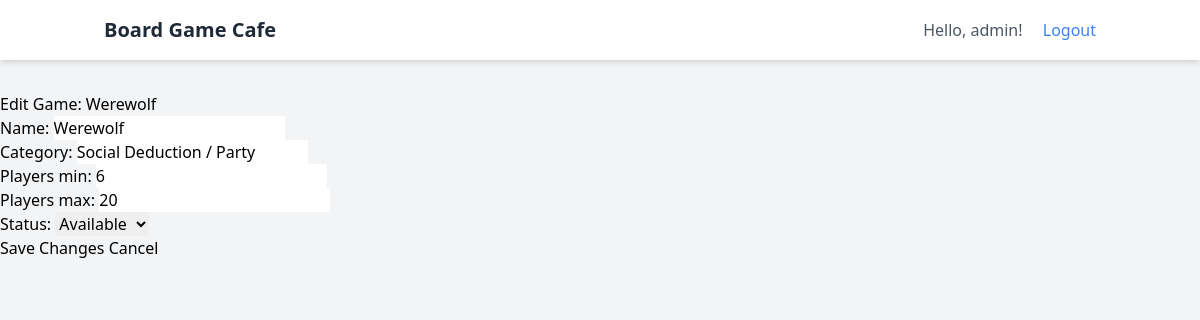
The app's page /games/1/edit/ (signed in) with its own data.
### users/models.py (models this page shows, shortened)
class User(AbstractUser):
    fullname = models.CharField(max_length=255, blank=True, null=True) # แนะนำให้เพิ่ม blank=True, null=True
    role = models.CharField(max_length=20, default='staff')

### boardgames/models.py (models this page shows, shortened)
class BoardGame(models.Model):
    STATUS_CHOICES = (
        ('available', 'Available'),
        ('borrowed', 'Borrowed'),
    )
    name = models.CharField(max_length=255)
    category = models.CharField(max_length=100)
    players_min = models.IntegerField()
    players_max = models.IntegerField()
    status = models.CharField(max_length=20, choices=STATUS_CHOICES, default='available')

### boardgames/views.py (the view)
# urls.py: path('games/<int:pk>/edit/', edit_game_view, name='edit_game'),
@login_required
def edit_game_view(request, pk):
    game = get_object_or_404(BoardGame, pk=pk) # ดึงข้อมูลเกมที่ต้องการแก้ไข, ถ้าไม่เจอก็ 404
    if request.user.role != 'admin':
        return redirect('index')
    if request.method == 'POST':
        form = BoardGameForm(request.POST, instance=game) # ส่ง instance=game เพื่อบอกว่าเป็นการแก้ไข
        if form.is_valid():
            form.save()
            return redirect('index')
    else:
        form = BoardGameForm(instance=game) # แสดงฟอร์มพร้อมข้อมูลเดิมของเกม
    return render(request, 'edit_game.html', {'form': form, 'game': game})

### boardgames/forms.py
class BoardGameForm(forms.ModelForm):
    class Meta:
        model = BoardGame
        fields = ['name', 'category', 'players_min', 'players_max', 'status']

### theme/templates/edit_game.html (shortened to what this page needs)
{% extends 'base.html' %}
{% block content %}
    <h2>Edit Game: {{ game.name }}</h2>
    <form method="post">
        {{ form.as_p }}
        <button type="submit">Save Changes</button>
        <a href="{% url 'index' %}">Cancel</a>
    </form>
{% endblock %}

### theme/templates/base.html (shortened to what this page needs)
<!DOCTYPE html>
<html lang="en">
<head>
    <link href="https://cdn.jsdelivr.net/npm/tailwindcss@2.2.19/dist/tailwind.min.css" rel="stylesheet">
</head>
<body class="bg-gray-100">
    <nav class="bg-white shadow-md">
        <div class="container mx-auto px-4 py-4 flex justify-between items-center">
            <a href="{% url 'index' %}" class="text-xl font-bold text-gray-800">Board Game Cafe</a>
            <div>
                {% if user.is_authenticated %}
                    <span class="mr-4 text-gray-600">Hello, {{ user.username }}!</span>
                    <form action="{% url 'logout' %}" method="post" class="inline">
                        <button type="submit" class="text-blue-500 hover:underline cursor-pointer p-0 border-none bg-transparent">Logout</button>
                    </form>
                {% else %}
                    <a href="{% url 'login' %}" class="text-blue-500 hover:underline mr-4">Login</a>
                    <a href="{% url 'signup' %}" class="text-blue-500 hover:underline">Sign Up</a>
                {% endif %}
            </div>
        </div>
    </nav>
    <main class="py-8">
        {% block content %}
        {% endblock %}
    </main>
</body>
</html>

### records on screen
User: username "admin"
BoardGame: name "Werewolf", category "Social Deduction / Party", players_min "6", players_max "20", status "Available"
